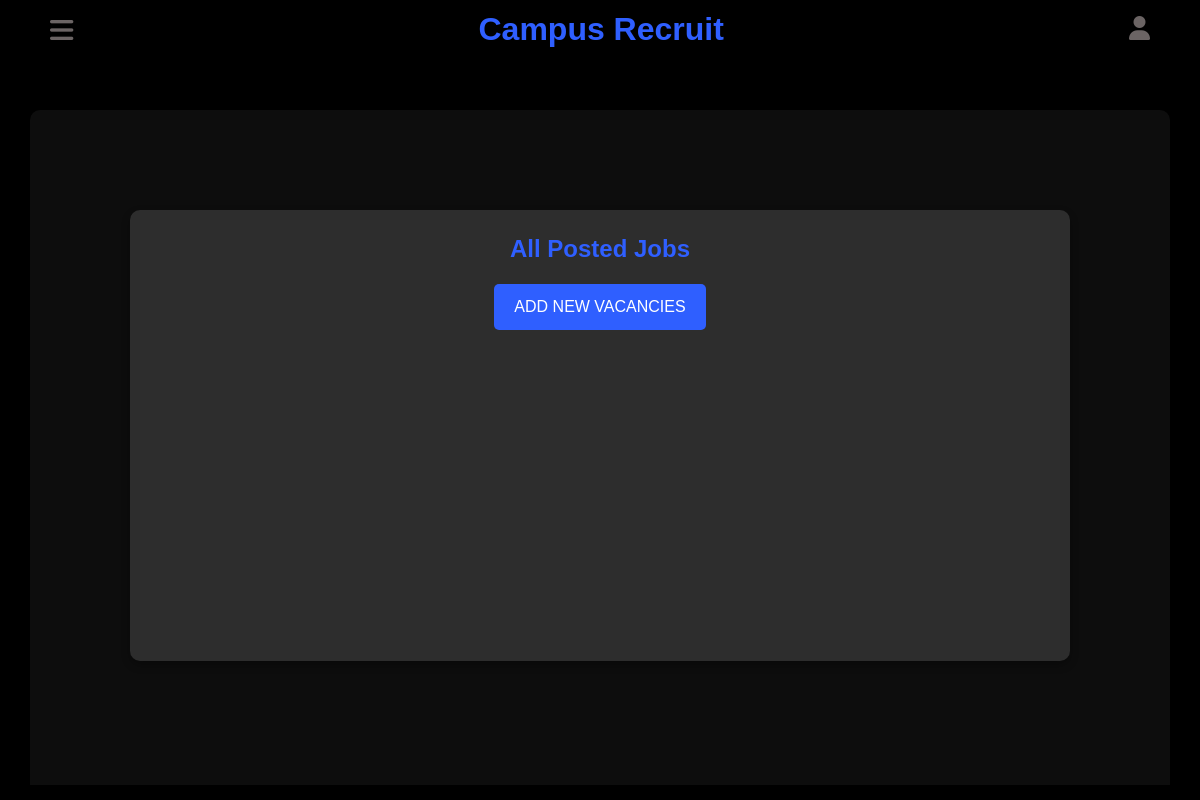
Before: /Company/PostedVacancy.php (signed in) with the older database file.
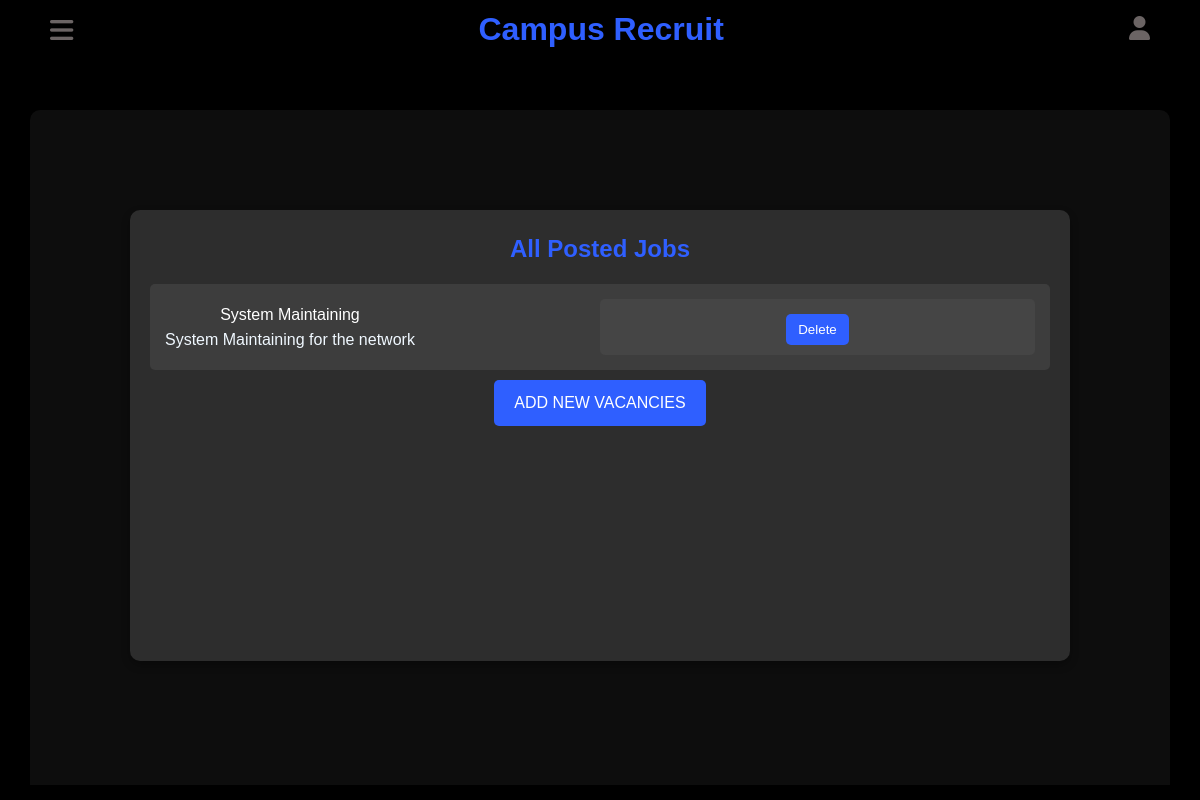
After: the same page with the newer database file.
### tables this page shows
CREATE TABLE `job_posting` (
  `job_id` int(11) NOT NULL,
  `company_id` int(11) NOT NULL,
  `jobtitle` varchar(255) NOT NULL,
  `job_description` varchar(255) NOT NULL,
  `job_location` varchar(255) NOT NULL,
  `posted_date` date NOT NULL DEFAULT current_timestamp(),
  `deadline` date NOT NULL,
  `course` varchar(255) NOT NULL,
  `jobtype` enum('fulltime','parttime') DEFAULT NULL
);

### Company/PostedVacancy.php (the view, shortened to what this page needs)
<?php
    include "connection.php";
    $company_id=$_SESSION['company_id'];
    $stmt = $conn->prepare("SELECT * FROM job_posting where Company_id=?");
    $stmt->bind_param("i",$company_id);
    $stmt->execute();
    $jobs_result = $stmt->get_result();
?>
<!DOCTYPE html>
<html lang="en">
<head>
    <link rel="stylesheet" href="https://cdnjs.cloudflare.com/ajax/libs/font-awesome/6.6.0/css/all.min.css" />
    <!DOCTYPE html>
<html lang="en">
<head>
    <link rel="stylesheet" href="https://cdnjs.cloudflare.com/ajax/libs/font-awesome/6.6.0/css/all.min.css" />
</head>
<body>
    <div class="main-container">
        <div class="header">
            <button class="menu-btn" onclick="toggleSidebar()">
                <i class="fa-solid fa-bars" id="menu"></i>
            </button>
            <a href="#" class="logo">Campus Recruit</a>
            <div class="profile-container">
                <i class="fa-solid fa-user" id="profile" onclick="toggleProfileMenu()"></i>
            </div>
    </div>
    <div class="container">
        <div class="job-list">
            <h2>All Posted Jobs</h2>
            <?php while ($job = $jobs_result->fetch_assoc()): ?>
                <div class="job">
                    <div>
                        <span><?php echo htmlspecialchars($job['jobtitle']); ?></span>
                        <p><?php echo htmlspecialchars($job['job_description']); ?></p>
                    </div>
                    <div class="job-actions">
                        <form method="POST">
                            <button type="submit">Delete</button>
                        </form>
                    </div>
                </div>
            <?php endwhile; ?>
            <a href="postVacancy.php" class="post-vacancy-btn">ADD NEW VACANCIES</a>
        </div>
    </div>
</body>
</html>

Changed rows visible on the page:
added job_posting: jobtitle "System Maintaining", job_description "System Maintaining for the network"
